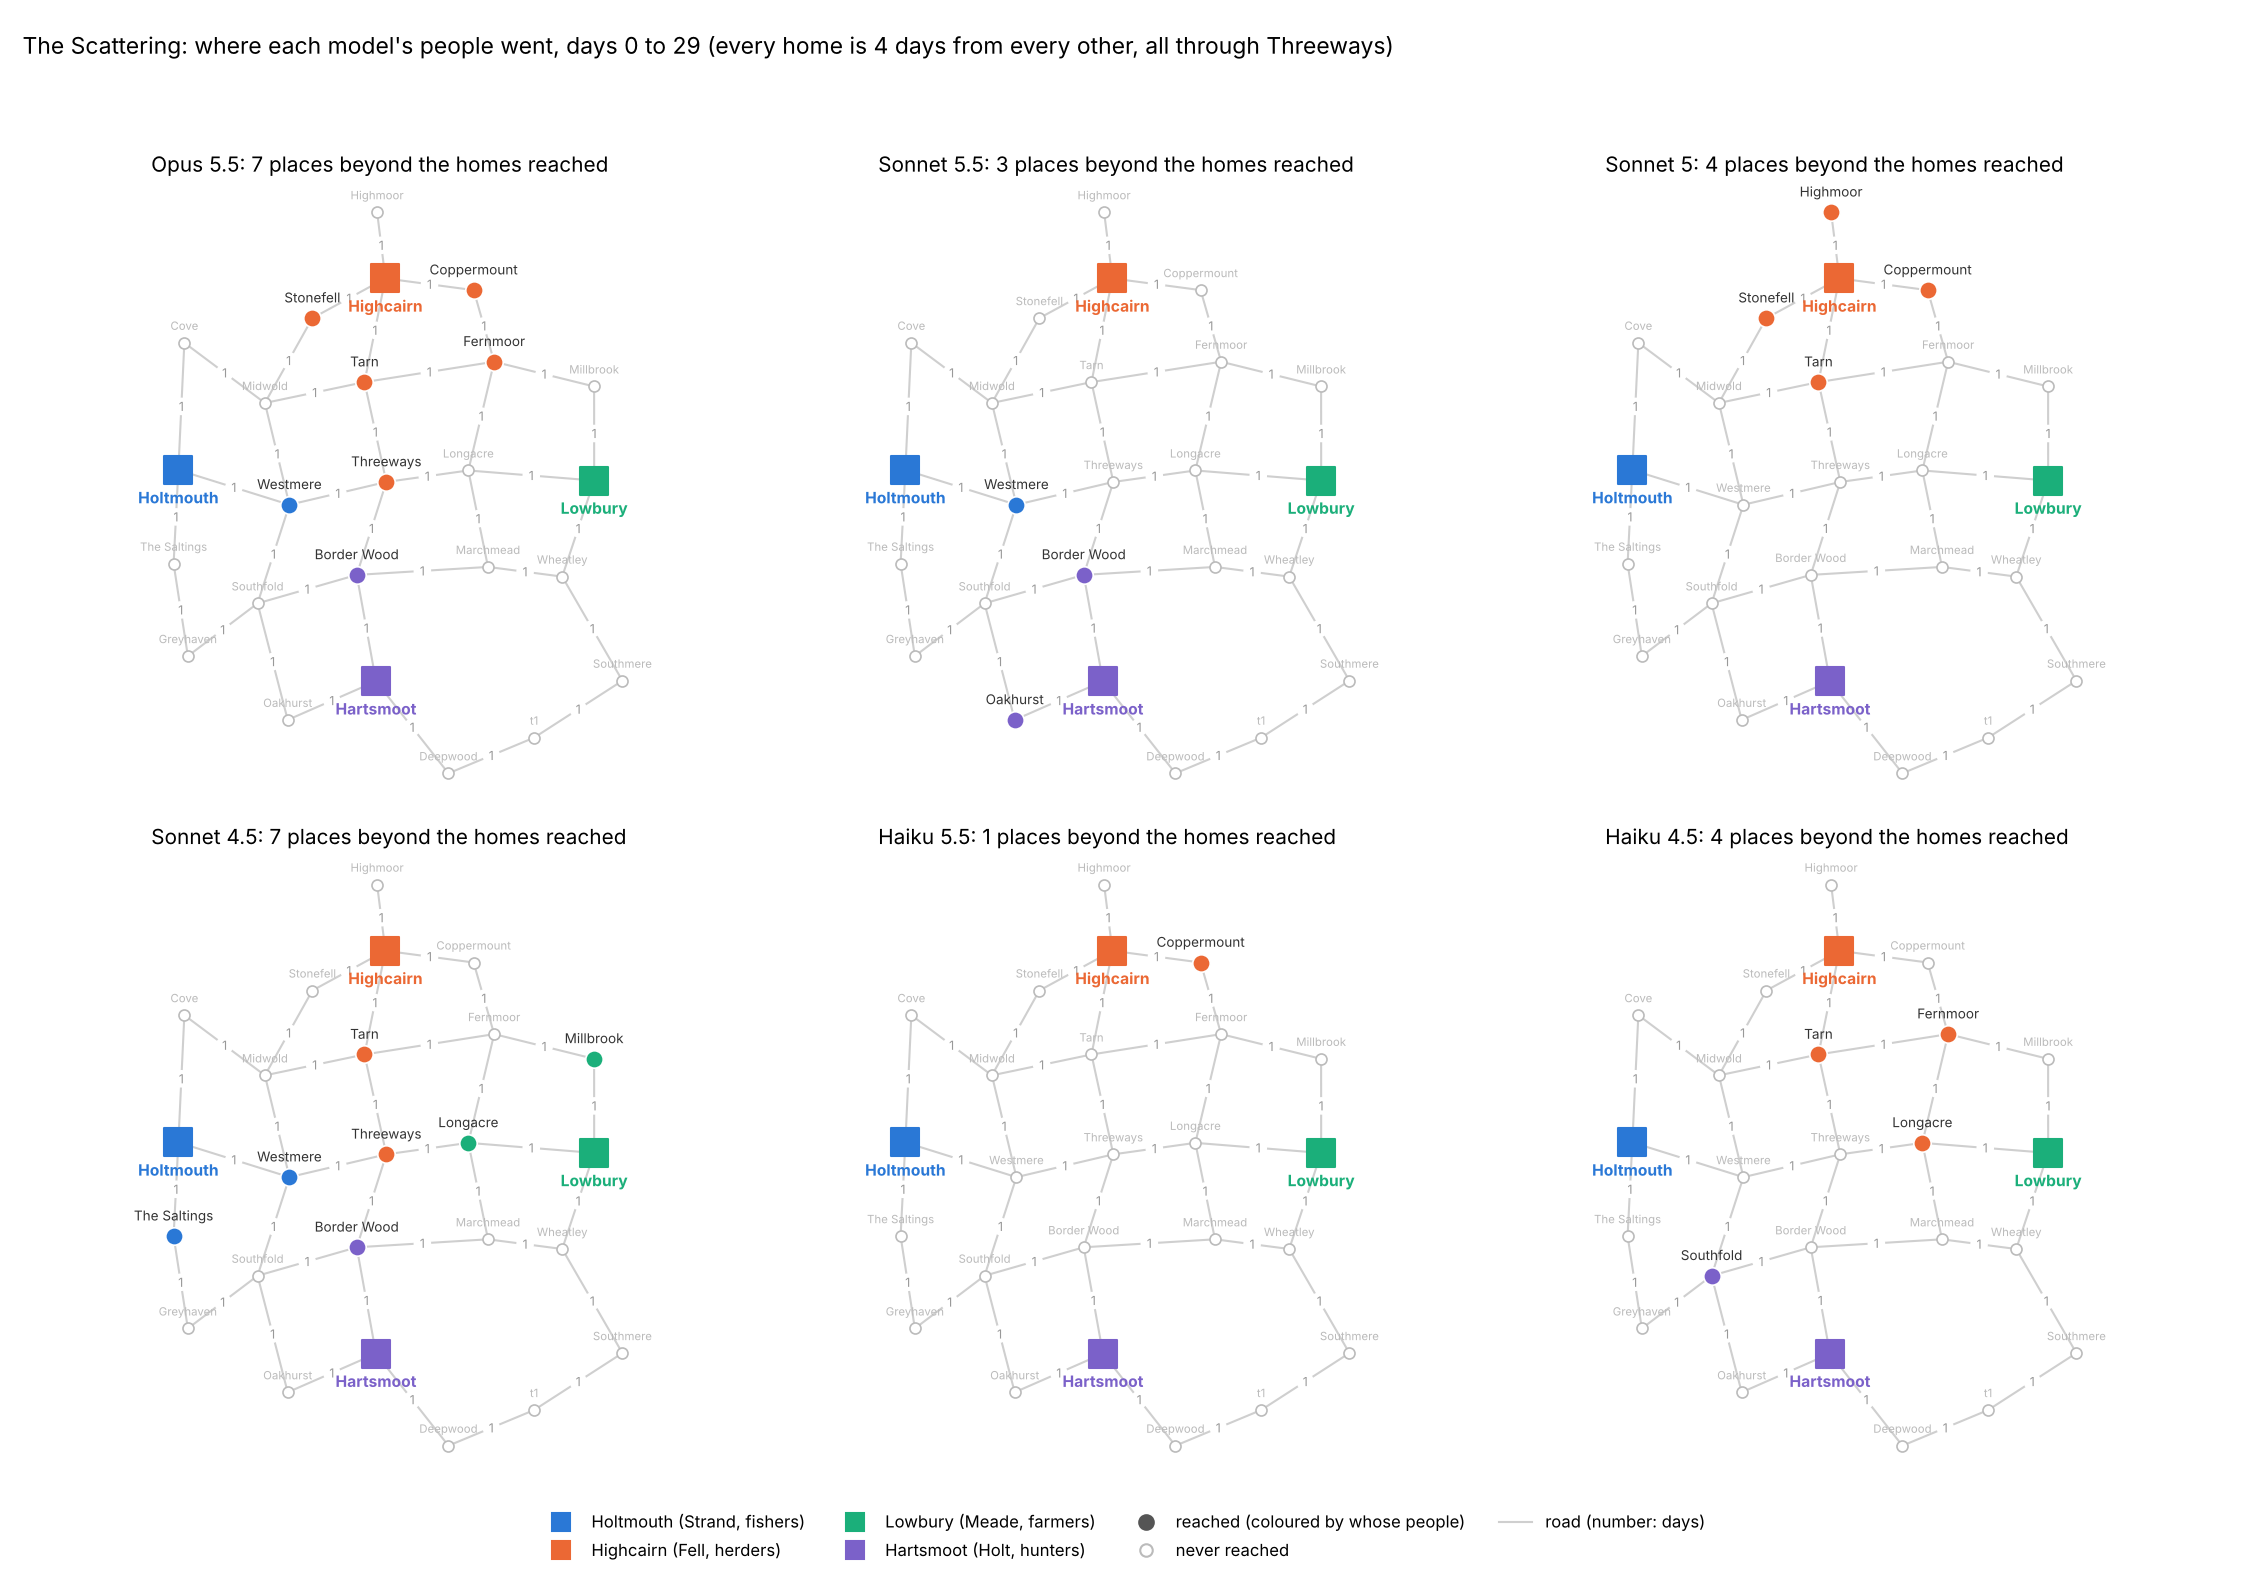

This chart was generated by the following Python code:
"""The Scattering (M5): where each arm's people have been by day 29 (W-204). One panel a model: the places on the road network (the
world file's node positions and roads, with each road's days), the four homes in their household's colour, each place someone of
that arm stood at (turns.jsonl `at`, days 0 to 29) filled, the rest hollow. A place's position is the generator's (`xy`, km).

    python3 docs/review/39_monoculture/scattering_explored.py [/home/user/mono1]
"""
import json
import os
import sys

import matplotlib
import yaml

matplotlib.use("Agg")
import matplotlib.pyplot as plt  # noqa: E402

HERE = os.path.dirname(os.path.abspath(__file__))
ROOT = os.path.abspath(os.path.join(HERE, "..", "..", ".."))
HOMES = {"Holtmouth": ("Strand, fishers", "#2a78d6"), "Highcairn": ("Fell, herders", "#eb6834"),
         "Lowbury": ("Meade, farmers", "#1baf7a"), "Hartsmoot": ("Holt, hunters", "#7b61c9")}
ARMS = [("opus55", "Opus 5.5"), ("sonnet55", "Sonnet 5.5"), ("sonnet5", "Sonnet 5"), ("sonnet45", "Sonnet 4.5"), ("haiku55", "Haiku 5.5"),
        ("haiku45", "Haiku 4.5")]


def visited(run, upto=29):
    out = {}
    for t in map(json.loads, open(os.path.join(run, "turns.jsonl"))):
        if t["day"] <= upto and t.get("at"):
            out.setdefault(t["at"], set()).add(t["agent"])
    return out


def main(root="/home/user/mono1", out=os.path.join(HERE, "scattering_explored.png")):
    w = yaml.safe_load(open(os.path.join(ROOT, "cybertron2/specs/mono/m5.yaml")))
    xy = {n: tuple(v["xy"]) for n, v in w["nodes"].items()}
    home_of = {}
    for n, a in w["agents"].items():
        home_of[n] = next((h for h, (lab, _) in HOMES.items() if lab.startswith(a["household"])), None)
    fig, axes = plt.subplots(2, 3, figsize=(15, 10.5))
    for ax, (m, label) in zip(axes.flat, ARMS):
        run = os.path.join(root, f"m5_{m}")
        vis = visited(run)
        for r in w["roads"]:
            a, b, d = r[0], r[1], int(r[2])
            (x1, y1), (x2, y2) = xy[a], xy[b]
            ax.plot([x1, x2], [y1, y2], color="#cfcfcf", lw=1, zorder=1)
            ax.text((x1 + x2) / 2, (y1 + y2) / 2, str(d), fontsize=6, color="#999", ha="center", va="center", zorder=2,
                    bbox=dict(boxstyle="circle,pad=0.1", fc="white", ec="none"))
        for n, (x, y) in xy.items():
            if n in HOMES:
                col = HOMES[n][1]
                ax.scatter([x], [y], s=170, marker="s", color=col, zorder=4)
                ax.text(x, y - 3.2, n, fontsize=7.5, ha="center", va="top", color=col, weight="bold", zorder=5)
                continue
            who = vis.get(n) or set()
            homes = {home_of.get(p) for p in who} - {None}
            if who:
                col = HOMES[sorted(homes)[0]][1] if homes else "#555"
                ax.scatter([x], [y], s=70, color=col, edgecolor="white", lw=0.8, zorder=4)
                ax.text(x, y + 2.2, n, fontsize=6.5, ha="center", va="bottom", color="#333", zorder=5)
            else:
                ax.scatter([x], [y], s=28, facecolor="white", edgecolor="#bbb", lw=0.8, zorder=3)
                ax.text(x, y + 1.8, n, fontsize=5.5, ha="center", va="bottom", color="#bbb", zorder=3)
        n_vis = len([n for n in vis if n not in HOMES])
        ax.set_title(f"{label}: {n_vis} places beyond the homes reached", loc="left", fontsize=10)
        ax.set_aspect("equal")
        ax.axis("off")
    from matplotlib.lines import Line2D
    hs = [Line2D([], [], marker="s", ls="", color=c, ms=9, label=f"{h} ({lab})") for h, (lab, c) in HOMES.items()]
    hs += [Line2D([], [], marker="o", ls="", color="#555", ms=7, label="reached (coloured by whose people)"),
           Line2D([], [], marker="o", ls="", mfc="white", mec="#bbb", ms=6, label="never reached"),
           Line2D([], [], color="#cfcfcf", lw=1, label="road (number: days)")]
    fig.legend(handles=hs, loc="lower center", ncol=4, frameon=False, fontsize=8)
    fig.suptitle("The Scattering: where each model's people went, days 0 to 29 (every home is 4 days from every other, all through "
                 "Threeways)", x=0.01, ha="left", fontsize=11)
    fig.tight_layout(rect=(0, 0.05, 1, 0.95))
    fig.savefig(out, dpi=150)
    print(out)


if __name__ == "__main__":
    main(*sys.argv[1:2])
